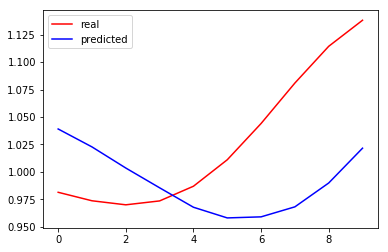

The script that drew this image:


import numpy as np
import matplotlib.pyplot as plt
import pandas as pd
dataset = pd.read_csv('mgdata.dat.csv')
training_set = dataset.iloc[:1100, 1:2].values

X_train=[]
y_train=[]
for i in range(20,1090):
    X_train.append(training_set[i-20:i,0])
    y_train.append(training_set[i,0])
X_train=np.asarray(X_train)
y_train=np.asarray(y_train)

from sklearn.neural_network import MLPRegressor

mlp = MLPRegressor(hidden_layer_sizes=(100, ), activation='relu', solver='adam', learning_rate='constant', random_state=0, max_iter=1000)
#train neural network
history=mlp.fit(X_train, y_train)
# calculate prediction of testdata


dataset_test=dataset.iloc[1100:1110, 1:2].values
y_test=dataset.iloc[1100:1110, 1:2].values
dataset_test=pd.DataFrame(dataset_test)
dataset_train=pd.DataFrame(training_set)


dataset_total = pd.concat((dataset_train, dataset_test), axis = 0)
inputs = dataset_total[len(dataset_total) - len(dataset_test) - 20:].values


inputs = inputs.reshape(-1,1)

X_test = []
for i in range(20,30):
    X_test.append(inputs[i-20:i, 0])
X_test = np.array(X_test)

predicted =mlp.predict(X_test)


# Visualising the results
plt.plot(y_test, color = 'red', label="real" )
plt.plot(predicted, color = 'blue', label="predicted")
plt.legend()
plt.show()
